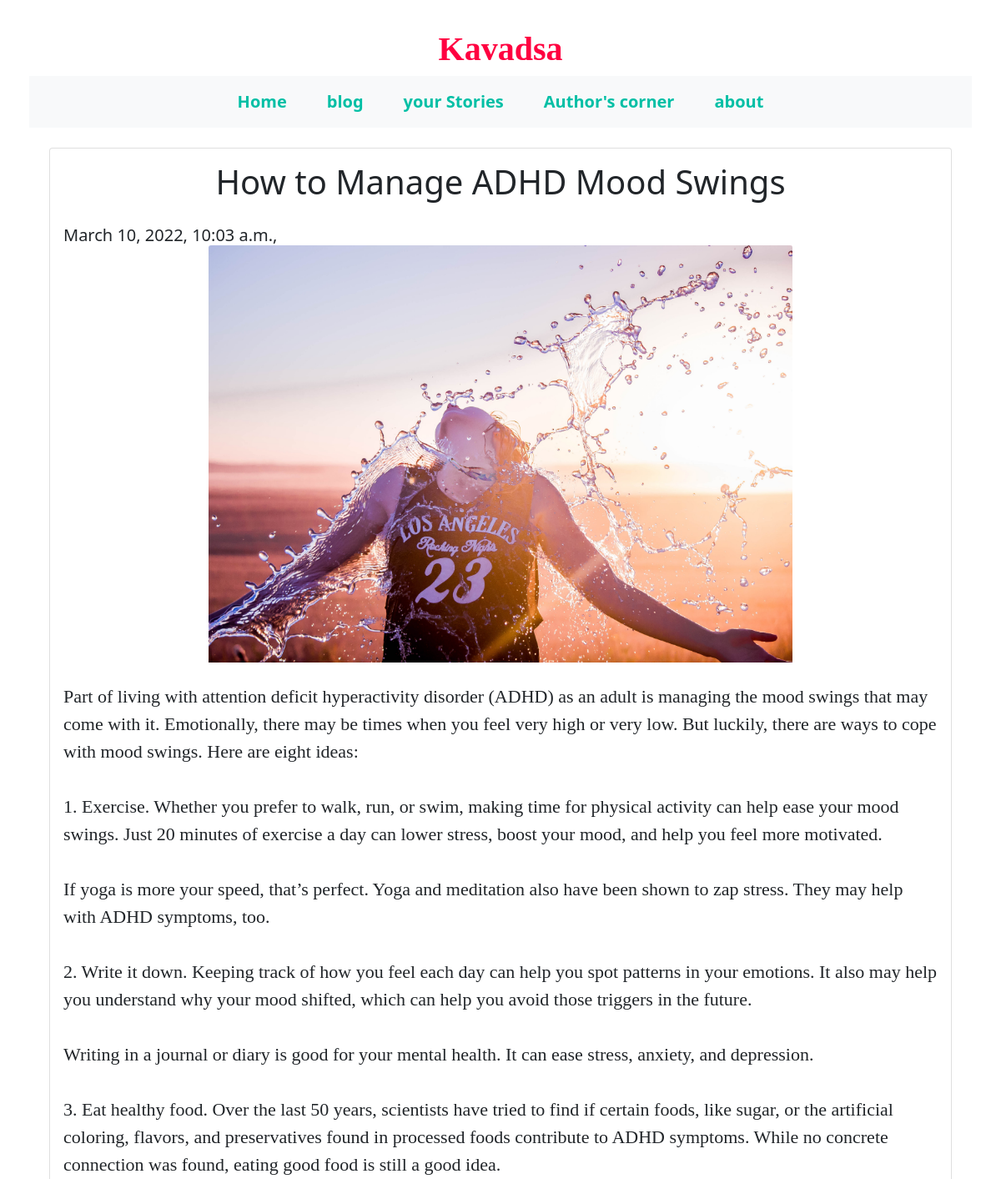
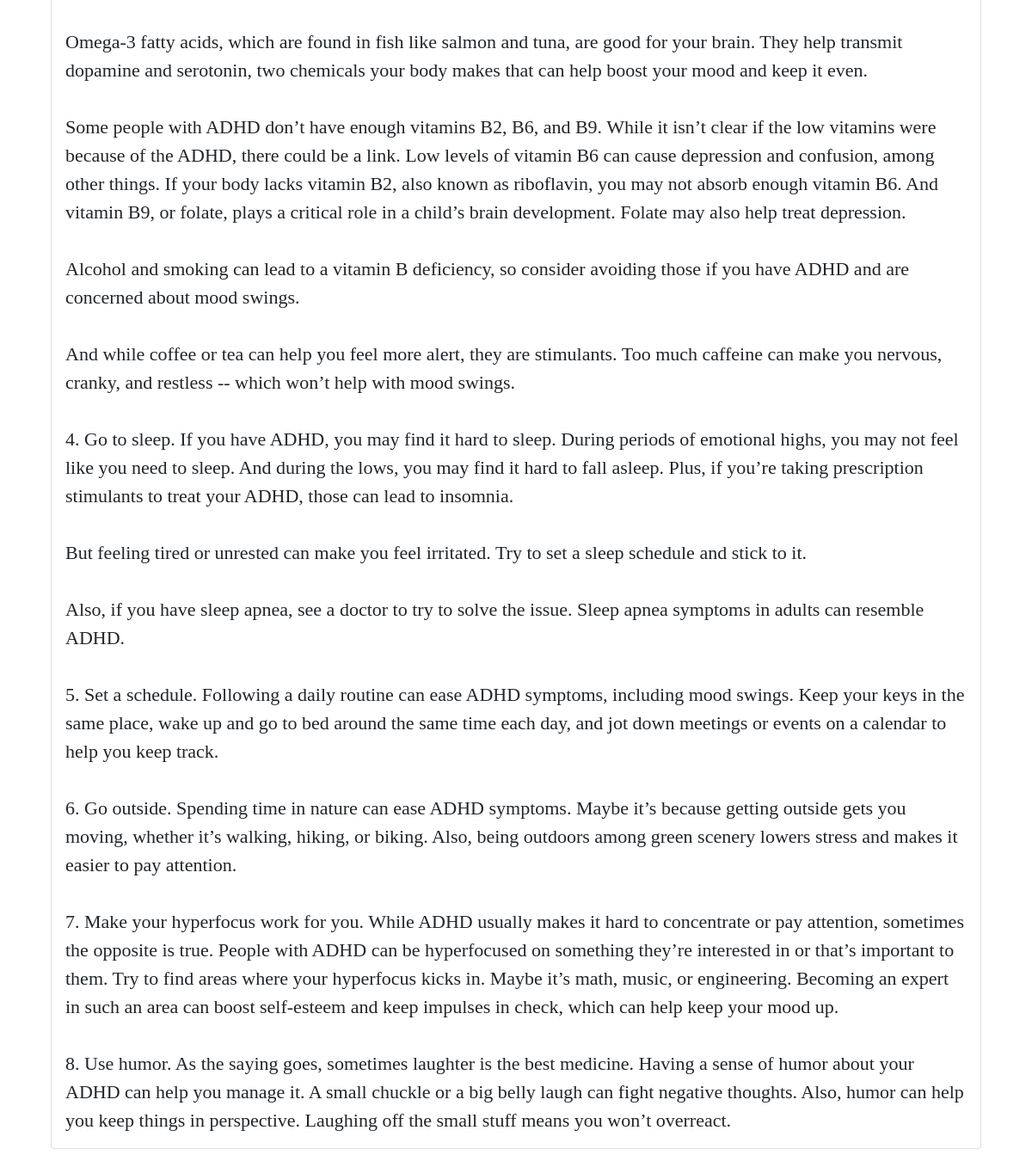
Screenshot of /kavdsa/viewpage1 with the database file from the repository (2 pictures, top to bottom).
### myblog/models.py (models this page shows, shortened)
class blogpost(models.Model):
    title=models.CharField(max_length=200,null=True)
    content=models.TextField(null=True,blank=True)
    image=models.ImageField(upload_to='myblog/img',null=True)
    created_date=models.DateTimeField(auto_now_add=True,null=True)
    catagory=(
        ('author','author'),
        ('My_story','My_story'),
        )
    catagory=models.CharField(max_length=200,null=True,choices=catagory)

### myblog/views.py (the view)
# urls.py: path('kavdsa/viewpage<str:pk>',views.viewpage,name='viewpage'),
def viewpage(request,pk):
	blogs=blogpost.objects.get(id=pk)
	context={'blogs':blogs}
	return render(request,'myblog/view.html',context)

### myblog/templates/myblog/view.html (shortened to what this page needs)
{% extends 'myblog/main.html'%}
{% block body %}
<br>
<div class="row">
    <div class="col col-md ">
        <div class="container">
            <div class="card">
                <div class="card-body">
               <h1 class="card-title text-center"> {{blogs.title}}</h1>
                <br>
               <h5 class="card-subtitle ">{{blogs.created_date}},</h5>
                <div class="text-center">
                <img style="height:500px;width:700px; " class="card-img-top" src="{{blogs.image.url}}" alt="thumbnail" >
            </div>
                <br>
                <p style="font-family:Times New Roman;font-size:22px; word-wrap:nreak-word;" class="card-text"  >
                    {{blogs.content|linebreaksbr}}</p>
                </div>
            </div>
        </div>
    </div>
</div>
{% endblock body%}

### myblog/templates/myblog/main.html (style rules this page uses)
.card-img-top { width: 100%; height: 15vw; object-fit: cover; }

### rows the page displays
blogpost: title "How to Manage ADHD Mood Swings", created_date "March 10, 2022, 10:03 a.m.", image (picture), content "Part of living with attention deficit hyperactivity disorder (ADHD) as an adult is managing the mood swings that may come with it. Emotionally, there may be times when you feel very high or very low. But luckily, there are ways to cope with mood swings. Here are eight ideas: 1. Exercise. Whether you prefer to walk, run, or swim, making time for physical activity can help ease your mood swings. Just 20 minutes of exercise a day can lower stress, boost your mood, and help you feel more motivated. If yoga is more your speed, that’s perfect. Yoga and meditation also have been shown to zap stress. They may help with ADHD symptoms, too. 2. Write it down. Keeping track of how you feel each day can…"
